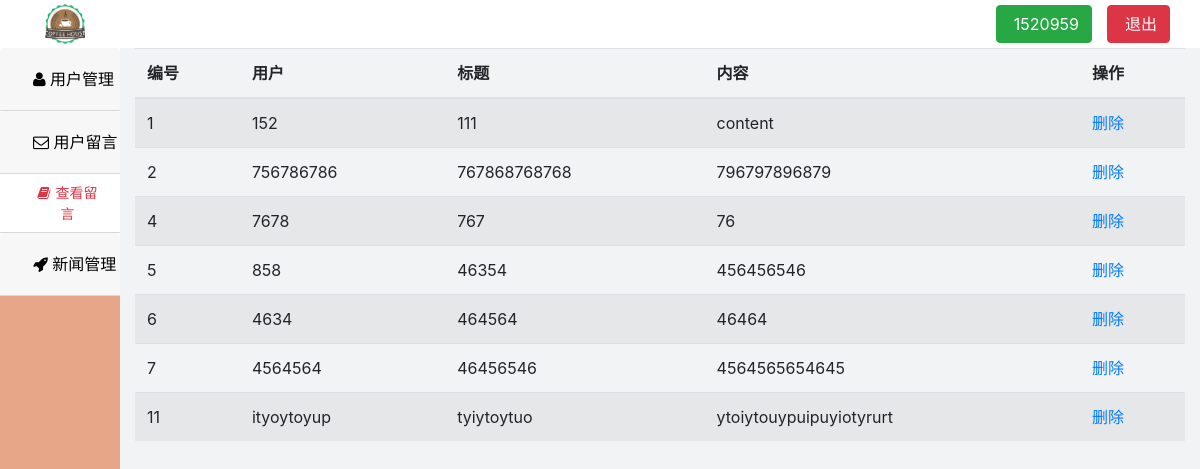
Page /admin/message/message.php (signed in) on the committed database.
### tables this page shows
CREATE TABLE `db_message` (
  `id` int(10) NOT NULL,
  `username` varchar(20) NOT NULL,
  `title` varchar(50) NOT NULL,
  `content` text NOT NULL
);

### admin/message/message.php (the view, shortened to what this page needs)
<!doctype html>
<html lang="zh-CN">
<head>
    <link rel="stylesheet" href="../../css/bootstrap.min.css">
    <link rel="stylesheet" href ="../../css/font-awesome.min.css">
    <link rel="stylesheet" href="../../css/reset.css">
    <link rel="stylesheet" href="../css/index.css">
    <link rel="stylesheet" href="../css/add.css">
</head>
<body>
<div class="header">
    <div class="container-fluid">
        <div class="logo">
            <a href="../index.php"></a>
        </div>
        <div class="user">
            <ul>
                <li><a href="javascript:;" class="btn btn-success"><span class="fa fa-user" style="margin-right: 5px"></span><?php echo "{$_SESSION['username']}"; ?></a></li>
                <li><a href="../logout.php" class="btn btn-danger"  onClick="return confirm('您确认退出系统吗？')"><span class="fa fa-power-off" style="margin-right: 5px"></span>退出</a></li>
            </ul>
        </div>
    </div>
</div>
<section class="left">
    <div id="accordion">
        <div class="card">
            <div class="card-header" id="headingOne">
                <h5 class="mb-0">
                    <button class="btn btn-link" data-toggle="collapse" data-target="#collapseOne" aria-expanded="true" aria-controls="collapseOne">
                        <span class="icon-user"></span>
                        用户管理
                    </button>
                </h5>
            </div>
        </div>
        <div class="card">
            <div class="card-header" id="headingTwo">
                <h5 class="mb-0">
                    <button class="btn btn-link collapsed" data-toggle="collapse" data-target="#collapseTwo" aria-expanded="false" aria-controls="collapseTwo">
                        <span class="icon-envelope-alt"></span>
                        用户留言
                    </button>
                </h5>
            </div>
            <div id="collapseTwo" class="collapse show" aria-labelledby="headingTwo" data-parent="#accordion">
                <div class="card-body">
                    <a href="./message.php" class="nav-link text-danger"><span class="icon-book"></span>查看留言</a>
                </div>
            </div>
        </div>
        <div class="card">
            <div class="card-header" id="headingThree">
                <h5 class="mb-0">
                    <button class="btn btn-link collapsed" data-toggle="collapse" data-target="#collapseThree" aria-expanded="false" aria-controls="collapseThree">
                        <span class="icon-rocket"></span>
                        新闻管理
                    </button>
                </h5>
            </div>
        </div>
    </div>
</section>
<section class="right" style="width: 90%;height: 95%">
    <div class="container">
        <table class="table table-striped">
            <thead>
            <tr>
                <th scope="col">编号</th>
                <th scope="col">用户</th>
                <th scope="col">标题</th>
                <th scope="col">内容</th>
                <th scope="col">操作</th>
            </tr>
            </thead>
            <tbody>
            <?php
            include('../../public/config.php');
            $sql="select * from db_message";
            $rst=mysqli_query($link,$sql);
            while($row=mysqli_fetch_assoc($rst)){
                echo "<tr>";
                echo "<td>{$row['id']}</td>";
                echo "<td>{$row['username']}</td>";
                echo "<td>{$row['title']}</td>";
                echo "<td>{$row['content']}</td>";
                echo "<td><a onClick=\"return confirm('您确认删除留言？')\" href='delete-message.php?id={$row['id']}'>删除</a>	</td>";
                echo "</tr>";
            }
            ?>
            </tbody>
        </table>
    </div>
</section>
</body>
</html>

### admin/css/index.css (style rules this page uses)
html,body { width:100%; height: 100%; padding: 0; margin: 0; }
a,a:hover { text-decoration: none; }
.header { height: 6%; width: 100%; background-color: #ffffff; position: relative; }
.header .logo { margin-left: 30px; }
.header .logo a { display: block; width: 40px; height: 40px; position: absolute; top:50%; transform: translateY(-50%); background-image: url("../images/logo.png"); background-repeat: no-repeat; background-size: cover; }
.header .user { position: absolute; top:50%; right:30px; transform: translateY(-50%); }
.header .user li { float: left; margin-left: 15px; }
.left { float: left; width:10%; height: 95%; background: #E8A689; }
.card { border-radius: 0; border:0; text-align: center; }
.card-body { padding: 0; border-bottom: 1px solid #D8D8D8; }
.nav-link { font-size:14px!important; margin-left: 15px; color:#000000; }
.btn-link { color: #000000; }
.nav-link span { margin-right:5px; }
.right { float: left; height: 95%; width: 90%; background-color: #F1F3F4; }

### admin/css/add.css (style rules this page uses)
ul { list-style: none!important; }

### rows in the picture
db_message: id "1", username "152", title "111", content "content"
db_message: id "2", username "756786786", title "767868768768", content "796797896879"
db_message: id "4", username "7678", title "767", content "76"
db_message: id "5", username "858", title "46354", content "456456546"
db_message: id "6", username "4634", title "464564", content "46464"
db_message: id "7", username "4564564", title "46456546", content "4564565654645"
db_message: id "11", username "ityoytoyup", title "tyiytoytuo", content "ytoiytouypuipuyiotyrurt"

### other values in the picture
$_SESSION['username'] "1520959"
